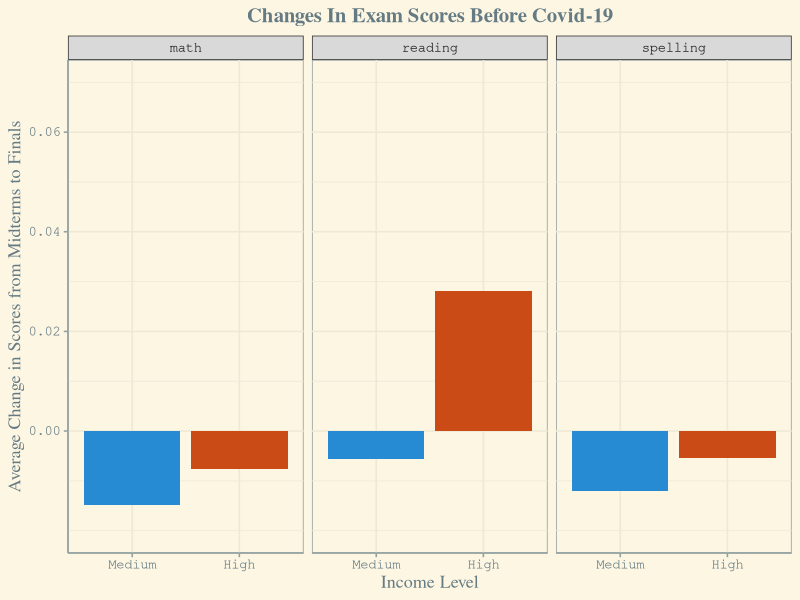
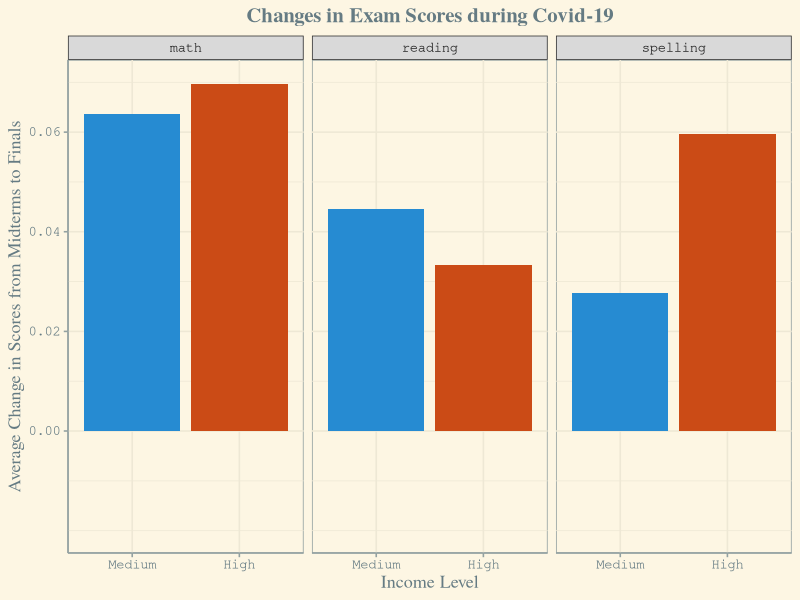

Write R code to recreate these figures, in order. (Note: this script raises an error after producing the figures.)
## ---- chunk 1
library(tidyverse)
library(ggthemes)
library(ggplot2)

covid <- read_csv("data/clean_covid_formatted.csv")
## ---- chunk 2
# viz 1: Scores before Covid-19 by Income Level
covid |>
  select(subject, grade,`income_medium`, `income_high`) |>
  pivot_longer(cols = c(-subject, -grade),
               names_to = "income_level",
               values_to = "scores_diff") |>
  mutate(income_level = as.factor(str_to_sentence(str_extract(income_level, "medium|high")))) |>
  mutate(income_level = fct_relevel(income_level, c("Medium", "High")),
         subject = as.factor(subject)) |>
  group_by(income_level, subject) |>
  summarize(mean_scores_diff = mean(scores_diff)) |>
  ggplot(aes(y = mean_scores_diff, x = income_level, fill = income_level)) +
  geom_col() +
  facet_wrap(~subject) +
  labs(x = "Income Level",
       y = "Average Change in Scores from Midterms to Finals",
       title = "Changes In Exam Scores Before Covid-19",
       fill = "") +
  theme_solarized() +
  scale_fill_solarized() +
  theme(legend.position = "none") +
  scale_y_continuous(limits = c(-0.02, 0.07),
                     breaks = seq(0, 0.07, .02)) +
  theme(plot.title = element_text(hjust = 0.5, family = "serif", size = 15, face = "bold"),
        axis.title = element_text(size = 13, family = "serif"),
        axis.text = element_text(family = "mono", size = 10, color = "#657b83"),
        strip.text = element_text(family = "mono", size = 10)) 
## ---- chunk 3
# viz 2: Scores during Covid-19 by Income Level
covid |>
  select(subject, grade,`COVID-19 year * Medium income household`, `COVID-19 year * High income household`) |>
  pivot_longer(cols = c(-subject, -grade),
               names_to = "income_level",
               values_to = "scores_diff") |>
  mutate(income_level = as.factor(str_to_sentence(str_extract(income_level, "Medium|High")))) |>
  mutate(income_level = fct_relevel(income_level, c("Medium", "High")),
         subject = as.factor(subject)) |>
  group_by(income_level, subject) |>
  summarize(mean_scores_diff = mean(scores_diff)) |>
  ggplot(aes(y = mean_scores_diff, x = income_level, fill = income_level)) +
  geom_col() +
  facet_wrap(~subject) +
  labs(x = "Income Level",
       y = "Average Change in Scores from Midterms to Finals",
       title = "Changes in Exam Scores during Covid-19",
       fill = "") +
  theme_solarized() +
  theme(legend.position = "none") +
  scale_y_continuous(limits = c(-0.02, 0.07),
                     breaks = seq(0, 0.07, .02)) +
  scale_fill_solarized() +
  theme(plot.title = element_text(hjust = 0.5, family = "serif", size = 15, face = "bold"),
        axis.title = element_text(size = 13, family = "serif"),
        axis.text = element_text(family = "mono", size = 10, color = "#657b83"),
        strip.text = element_text(family = "mono", size = 10)) 
## ---- chunk 4
# Viz 3: Scores Before Covid-19 By Parent Education Level
covid |>
  select(subject, grade,education_high, education_medium) |>
  pivot_longer(cols = c(-subject, -grade),
               names_to = "education_level",
               values_to = "scores_diff") |>
   mutate(education_level = as.factor(str_to_sentence(str_extract(education_level, "medium|high")))) |>
  mutate(education_level = fct_relevel(education_level, c("Medium", "High")),
         subject = as.factor(subject)) |>
  group_by(education_level, subject) |>
  summarize(mean_scores_diff = mean(scores_diff)) |>
  ggplot(aes(y = mean_scores_diff, x = education_level, fill = education_level)) +
  geom_col() +
  facet_wrap(~subject) +
  labs(x = "Parental Education Level",
       y = "Average Change in Scores Before Covid",
       title = "Changes in Exam Scores before Covid-19",
       fill = "") +
  theme_solarized() +
  scale_fill_solarized() +
  theme(legend.position = "none") +
  theme(plot.title = element_text(hjust = 0.5, family = "serif", size = 15, face = "bold"),
        axis.title = element_text(size = 13, family = "serif"),
        axis.text = element_text(family = "mono", size = 10, color = "#657b83"),
        strip.text = element_text(family = "mono", size = 10)) 
## ---- chunk 5
# Viz 4: Scores During Covid By Parent Education Level
covid |>
  select(subject, grade,`COVID-19 year * Parental education high`, `COVID-19 year * Parental education medium`) |>
  pivot_longer(cols = c(-subject, -grade),
               names_to = "education_level",
               values_to = "scores_diff") |>
   mutate(education_level = as.factor(str_to_sentence(str_extract(education_level, "medium|high")))) |>
  mutate(education_level = fct_relevel(education_level, c("Medium", "High")),
         subject = as.factor(subject)) |>
  group_by(education_level, subject) |>
  summarize(mean_scores_diff = mean(scores_diff)) |>
  ggplot(aes(y = mean_scores_diff, x = education_level, fill = education_level)) +
  geom_col() +
  facet_wrap(~subject) +
  labs(x = "Parental Education Level",
       y = "Average Change in Scores During Covid",
       title = "Changes in Exam Scores during Covid-19",
       fill = "") +
  theme_solarized() +
  scale_fill_solarized() +
  theme(legend.position = "none") +
  theme(plot.title = element_text(hjust = 0.5, family = "serif", size = 15, face = "bold"),
        axis.title = element_text(size = 13, family = "serif"),
        axis.text = element_text(family = "mono", size = 10, color = "#657b83"),
        strip.text = element_text(family = "mono", size = 10)) 
## ---- chunk 6
# viz 5: Change in Scores by Grade Pre/During Covid in Medium Income Households

pre_covid <- read_csv("data/pre_covid.csv")

ggplot(pre_covid, aes(x = grade, y = pct_dif_medium, color = subject)) +
  geom_point(size = 5) +
  geom_smooth(method = "lm",
              se = FALSE) +
  labs(x = "Grade", y = "% Difference in Scores", title = "Change in Scores by Grade Pre/During Covid in Medium Income Households") +
  theme_solarized() +
  scale_color_solarized(name = "Subject") +
  theme(plot.title = element_text(hjust = 0.25, family = "serif", size = 15, face = "bold"),
        axis.title = element_text(size = 14, family = "serif"),
        axis.text = element_text(family = "mono", size = 10, color = "#657b83"),
        strip.text = element_text(family = "mono", size = 10),
        legend.title = element_text(size = 14, family = "serif", color = "#657b83"),
        legend.text = element_text(size = 10, family = "mono", color = "#657b83")) 
## ---- chunk 7
# viz 6: Change in Scores by Grade Pre/During Covid in High Income Households
ggplot(pre_covid, aes(x = grade, y = pct_dif_high, color = subject)) +
  geom_point(size = 5) +
  geom_smooth(method = "lm",
              se = FALSE) +
  labs(x = "Grade", y = "% Difference in Scores", title = "Change in Scores by Grade Pre/During Covid in High Income Households") +
  theme_solarized() +
  scale_color_solarized(name = "Subject") +
  theme(plot.title = element_text(hjust = 0.25, family = "serif", size = 15, face = "bold"),
        axis.title = element_text(size = 14, family = "serif"),
        axis.text = element_text(family = "mono", size = 10, color = "#657b83"),
        strip.text = element_text(family = "mono", size = 10),
        legend.title = element_text(size = 14, family = "serif", color = "#657b83"),
        legend.text = element_text(size = 10, family = "mono", color = "#657b83")) 
